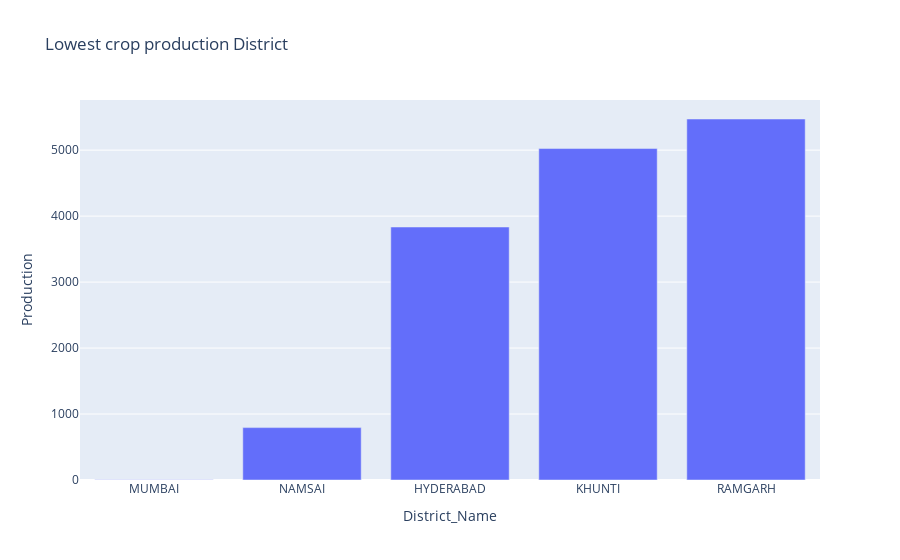

Notebook code for this chart:
### Markdown cell above
##### District Having Lowest Crop Production

### Code cell
temp2 = temp.head()
trace2 = px.bar(temp2, x= 'District_Name', y='Production', title = 'Lowest crop production District')
trace2.show()

### Figure 1 — Plotly figure (JSON) as saved in the notebook; plotly's stock layout.template omitted (floating-point values rounded to 4 significant figures)
{"data": [{"alignmentgroup": "True", "hovertemplate": "District_Name=%{x}<br>Production=%{y}<extra></extra>", "legendgroup": "", "marker": {"color": "#636efa", "pattern": {"shape": ""}}, "name": "", "offsetgroup": "", "orientation": "v", "showlegend": false, "textposition": "auto", "type": "bar", "x": ["MUMBAI", "NAMSAI", "HYDERABAD", "KHUNTI", "RAMGARH"], "xaxis": "x", "y": [2, 794, 3835, 5024, 5472], "yaxis": "y"}], "layout": {"barmode": "relative", "legend": {"tracegroupgap": 0}, "title": {"text": "Lowest crop production District"}, "xaxis": {"anchor": "y", "domain": [0, 1], "title": {"text": "District_Name"}}, "yaxis": {"anchor": "x", "domain": [0, 1], "title": {"text": "Production"}}}}
